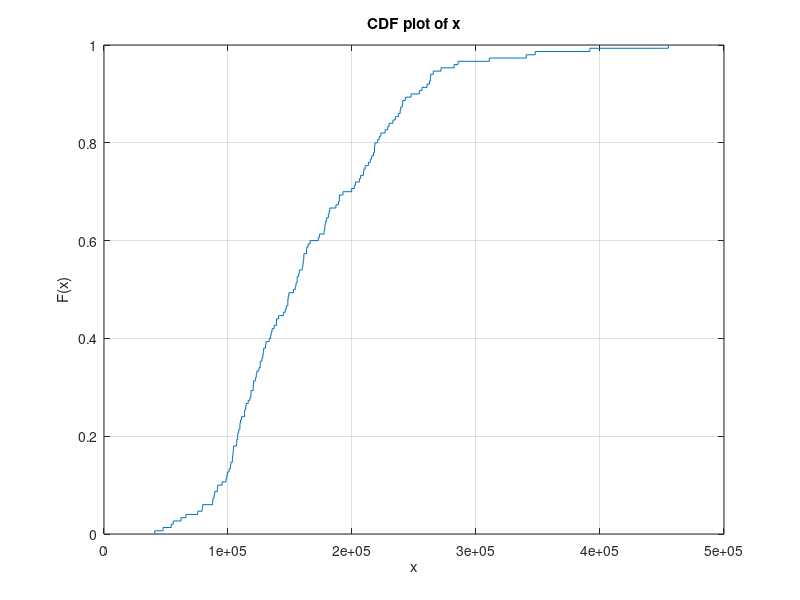

Reproduce this figure in MATLAB.
%Detta blir pog
load('huspriser55.mat')
hist(pris)
cdfplot(pris)
billigast = prctile(pris, 90) % 10% dyraste husen
dyrast = prctile(pris,20) %20% billigaste husen
under100 = length(pris(pris<100000))/length(pris) %Hur stor andel av husen kostar mindre än 100 000 i Saratoga County